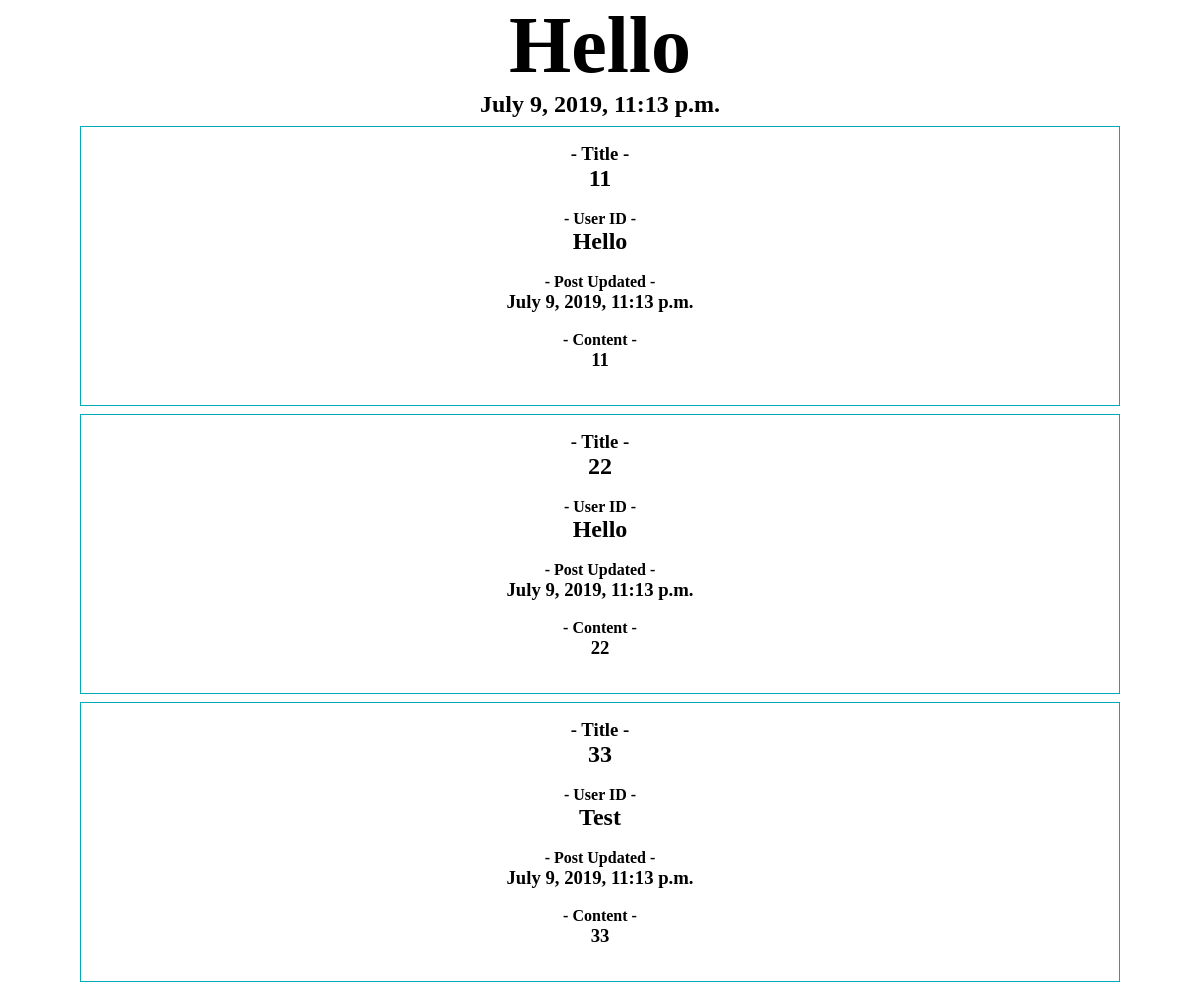
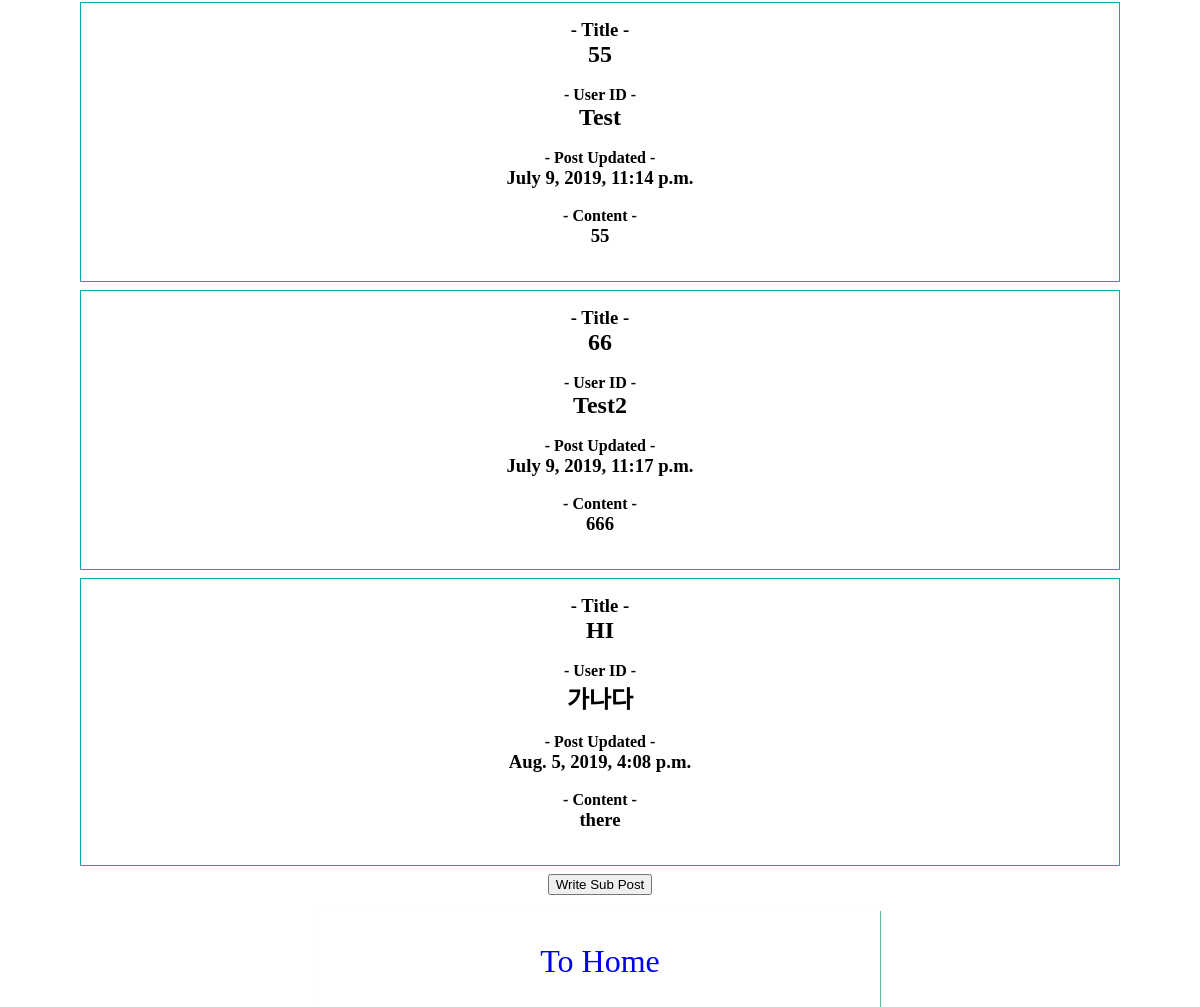
The app's page /post_board/1/1/ with its own data (2 pictures, top to bottom).
### Board/models.py (models this page shows, shortened)
class User(models.Model):
    username = models.CharField(max_length=50)
    password = models.CharField(max_length=100)
    date_created = models.DateTimeField("Date Created")

class Post(models.Model):
    main_userObj = models.ForeignKey('User', on_delete=models.CASCADE, related_name="main_user")
    post_userObj = models.ForeignKey('User', on_delete=models.CASCADE, related_name="post_user")
    title = models.CharField(max_length=50)
    post_created = models.DateTimeField("Post Created")
    body = models.TextField()

### Board/views.py (the view)
# urls.py: path('post_board/<int:user_id>/<int:currentUser_id>/', views.post_board, name="post_board"),
def post_board(request, user_id, currentUser_id):
    main_user = get_object_or_404(models.User, pk=user_id)
    post_users = models.Post.objects.filter(main_userObj = main_user)
    context = {"main_user" : main_user, "post_users" : post_users, "currentUser_id" : currentUser_id }
    return render(request, "post_board.html", context)

### Board/templates/post_board.html (shortened to what this page needs)
{% extends 'base.html' %}
{% load static %}
{% block content %}
<link rel="stylesheet" href="{% static 'css/board.css' %}">
    <div id="container">
        <h1>{{main_user.username}}</h1>
        <h2>{{main_user.date_created}}</h2>
        {% if not post_users.all %}
            <h1>No Sub Post Here</h1>
        {% else %}
            {% for post in post_users.all %}
                <div class="userCard">
                    <h3>- Title -</h3> <h2>{{ post.title }}</h2> <br>
                    <h4>- User ID -</h4> <h2>{{ post.post_userObj.username }}</h2> <br>
                    <h4>- Post Updated -</h4> <h3>{{ post.post_created }}</h3> <br>
                    <h4>- Content -</h4> <h3>{{ post.body }}</h3> <br>
                </div>
            {% endfor %}
        {% endif %}
        <div class="newPostWrapper">
            <button id="new_subLink">Write Sub Post</button>
        </div>
        <a href="{% url 'board' currentUser_id %}" class="homeButton">To Home</a>
    </div>
{% endblock %}

### Board/static/css/board.css (style rules this page uses)
html { top : 0; left : 0; margin : 0; padding : 0; }
body { top : 0; left : 0; margin : 0; padding : 0; }
h1, h2, h3, h4, h5, h6 { margin : 0; }
a { text-decoration: none; }
#container { position : relative; display : block; margin : 0 auto 0 auto; top : 0; text-align : center; z-index : 0; }
#container > h1 { font-size : 5em; }
.userCard { position : relative; display : block; margin : .5em 5em .5em 5em; padding : 1em; border : .5px solid #00AAB7; transition: ease-in .3s; }
.homeButton { position : relative; display: block; padding : 1em; margin : .5em 10em .5em 10em; font-size : 2em; box-shadow : .5px .5px .5px .5px #5EC297; }

### records on screen
User: username "Hello", date_created "July 9, 2019, 11:13 p.m."
Post: title "11", post_userObj.username "Hello", post_created "July 9, 2019, 11:13 p.m.", body "11"
Post: title "22", post_userObj.username "Hello", post_created "July 9, 2019, 11:13 p.m.", body "22"
Post: title "33", post_userObj.username "Test", post_created "July 9, 2019, 11:13 p.m.", body "33"
Post: title "55", post_userObj.username "Test", post_created "July 9, 2019, 11:14 p.m.", body "55"
Post: title "66", post_userObj.username "Test2", post_created "July 9, 2019, 11:17 p.m.", body "666"
Post: title "HI", post_userObj.username "가나다", post_created "Aug. 5, 2019, 4:08 p.m.", body "there"
